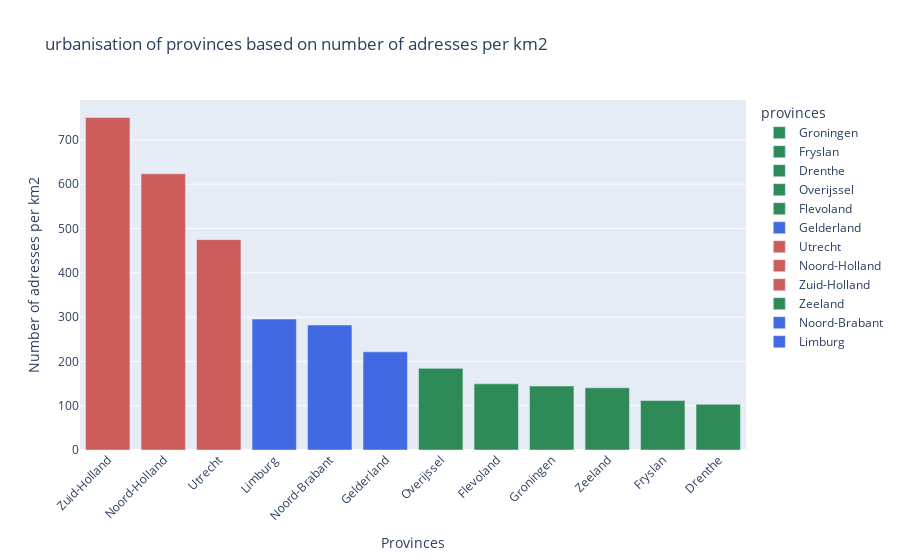

Source (notebook cell):
### Markdown cell above
The following diagram show the categorisation of the provinces per urbanisation grade. This diagram shows that the provinces Zuid-Holland, Noord-Holland and Utrecht are the most urbanised provinces. On the other hand the provinces Zeeland, Fryslan and Drenthe are the least urbanised areas. With this diagram the different provinces can be categorised in three subcategories: 
* The first one being the most urbanised provinces (red colored).These are all provinces with more than 400 addresses per square kilometre. 
* The second subcategory are the provinces with 200 to 400 addresses per square kilometre (blue colored). 
* The last subcategory has provinces below 200 addresses per square kilometre and these provinces are least urbanised (green colored).

These color codes will be used for the next graph as well.

### Code cell
fig = px.bar(dfnl, x='provinces', y='address_per_km2', 
             title='urbanisation of provinces based on number of adresses per km2', color='provinces', 
             color_discrete_map={'Groningen':'seaGreen', 'Fryslan':'seaGreen', 'Drenthe':'seaGreen',
                              'Overijssel':'seaGreen', 'Flevoland':'seaGreen', 'Gelderland':'royalBlue',
                              'Utrecht':'indianRed', 'Noord-Holland':'indianRed', 'Zuid-Holland':'indianRed',
                              'Zeeland':'seaGreen', 'Noord-Brabant':'royalBlue', 'Limburg':'royalBlue'})

fig.update_xaxes(title='Provinces', tickangle=-45)
fig.update_yaxes(title='Number of adresses per km2')
fig.update_layout(xaxis={'categoryorder':'total descending'})

fig.show()

### Figure 1 — Plotly figure (JSON) as saved in the notebook; plotly's stock layout.template omitted (floating-point values rounded to 4 significant figures)
{"data": [{"alignmentgroup": "True", "hovertemplate": "provinces=%{x}<br>address_per_km2=%{y}<extra></extra>", "legendgroup": "Groningen", "marker": {"color": "seaGreen", "pattern": {"shape": ""}}, "name": "Groningen", "offsetgroup": "Groningen", "orientation": "v", "showlegend": true, "textposition": "auto", "type": "bar", "x": ["Groningen"], "xaxis": "x", "y": [144.4], "yaxis": "y"}, {"alignmentgroup": "True", "hovertemplate": "provinces=%{x}<br>address_per_km2=%{y}<extra></extra>", "legendgroup": "Fryslan", "marker": {"color": "seaGreen", "pattern": {"shape": ""}}, "name": "Fryslan", "offsetgroup": "Fryslan", "orientation": "v", "showlegend": true, "textposition": "auto", "type": "bar", "x": ["Fryslan"], "xaxis": "x", "y": [111.6], "yaxis": "y"}, {"alignmentgroup": "True", "hovertemplate": "provinces=%{x}<br>address_per_km2=%{y}<extra></extra>", "legendgroup": "Drenthe", "marker": {"color": "seaGreen", "pattern": {"shape": ""}}, "name": "Drenthe", "offsetgroup": "Drenthe", "orientation": "v", "showlegend": true, "textposition": "auto", "type": "bar", "x": ["Drenthe"], "xaxis": "x", "y": [103.2], "yaxis": "y"}, {"alignmentgroup": "True", "hovertemplate": "provinces=%{x}<br>address_per_km2=%{y}<extra></extra>", "legendgroup": "Overijssel", "marker": {"color": "seaGreen", "pattern": {"shape": ""}}, "name": "Overijssel", "offsetgroup": "Overijssel", "orientation": "v", "showlegend": true, "textposition": "auto", "type": "bar", "x": ["Overijssel"], "xaxis": "x", "y": [184.3], "yaxis": "y"}, {"alignmentgroup": "True", "hovertemplate": "provinces=%{x}<br>address_per_km2=%{y}<extra></extra>", "legendgroup": "Flevoland", "marker": {"color": "seaGreen", "pattern": {"shape": ""}}, "name": "Flevoland", "offsetgroup": "Flevoland", "orientation": "v", "showlegend": true, "textposition": "auto", "type": "bar", "x": ["Flevoland"], "xaxis": "x", "y": [149.3], "yaxis": "y"}, {"alignmentgroup": "True", "hovertemplate": "provinces=%{x}<br>address_per_km2=%{y}<extra></extra>", "legendgroup": "Gelderland", "marker": {"color": "royalBlue", "pattern": {"shape": ""}}, "name": "Gelderland", "offsetgroup": "Gelderland", "orientation": "v", "showlegend": true, "textposition": "auto", "type": "bar", "x": ["Gelderland"], "xaxis": "x", "y": [221.5], "yaxis": "y"}, {"alignmentgroup": "True", "hovertemplate": "provinces=%{x}<br>address_per_km2=%{y}<extra></extra>", "legendgroup": "Utrecht", "marker": {"color": "indianRed", "pattern": {"shape": ""}}, "name": "Utrecht", "offsetgroup": "Utrecht", "orientation": "v", "showlegend": true, "textposition": "auto", "type": "bar", "x": ["Utrecht"], "xaxis": "x", "y": [474.9], "yaxis": "y"}, {"alignmentgroup": "True", "hovertemplate": "provinces=%{x}<br>address_per_km2=%{y}<extra></extra>", "legendgroup": "Noord-Holland", "marker": {"color": "indianRed", "pattern": {"shape": ""}}, "name": "Noord-Holland", "offsetgroup": "Noord-Holland", "orientation": "v", "showlegend": true, "textposition": "auto", "type": "bar", "x": ["Noord-Holland"], "xaxis": "x", "y": [623.5], "yaxis": "y"}, {"alignmentgroup": "True", "hovertemplate": "provinces=%{x}<br>address_per_km2=%{y}<extra></extra>", "legendgroup": "Zuid-Holland", "marker": {"color": "indianRed", "pattern": {"shape": ""}}, "name": "Zuid-Holland", "offsetgroup": "Zuid-Holland", "orientation": "v", "showlegend": true, "textposition": "auto", "type": "bar", "x": ["Zuid-Holland"], "xaxis": "x", "y": [750.6], "yaxis": "y"}, {"alignmentgroup": "True", "hovertemplate": "provinces=%{x}<br>address_per_km2=%{y}<extra></extra>", "legendgroup": "Zeeland", "marker": {"color": "seaGreen", "pattern": {"shape": ""}}, "name": "Zeeland", "offsetgroup": "Zeeland", "orientation": "v", "showlegend": true, "textposition": "auto", "type": "bar", "x": ["Zeeland"], "xaxis": "x", "y": [140.4], "yaxis": "y"}, {"alignmentgroup": "True", "hovertemplate": "provinces=%{x}<br>address_per_km2=%{y}<extra></extra>", "legendgroup": "Noord-Brabant", "marker": {"color": "royalBlue", "pattern": {"shape": ""}}, "name": "Noord-Brabant", "offsetgroup": "Noord-Brabant", "orientation": "v", "showlegend": true, "textposition": "auto", "type": "bar", "x": ["Noord-Brabant"], "xaxis": "x", "y": [282.1], "yaxis": "y"}, {"alignmentgroup": "True", "hovertemplate": "provinces=%{x}<br>address_per_km2=%{y}<extra></extra>", "legendgroup": "Limburg", "marker": {"color": "royalBlue", "pattern": {"shape": ""}}, "name": "Limburg", "offsetgroup": "Limburg", "orientation": "v", "showlegend": true, "textposition": "auto", "type": "bar", "x": ["Limburg"], "xaxis": "x", "y": [295.4], "yaxis": "y"}], "layout": {"barmode": "relative", "legend": {"title": {"text": "provinces"}, "tracegroupgap": 0}, "title": {"text": "urbanisation of provinces based on number of adresses per km2"}, "xaxis": {"anchor": "y", "categoryarray": ["Groningen", "Fryslan", "Drenthe", "Overijssel", "Flevoland", "Gelderland", "Utrecht", "Noord-Holland", "Zuid-Holland", "Zeeland", "Noord-Brabant", "Limburg"], "categoryorder": "total descending", "domain": [0, 1], "tickangle": -45, "title": {"text": "Provinces"}}, "yaxis": {"anchor": "x", "domain": [0, 1], "title": {"text": "Number of adresses per km2"}}}}
